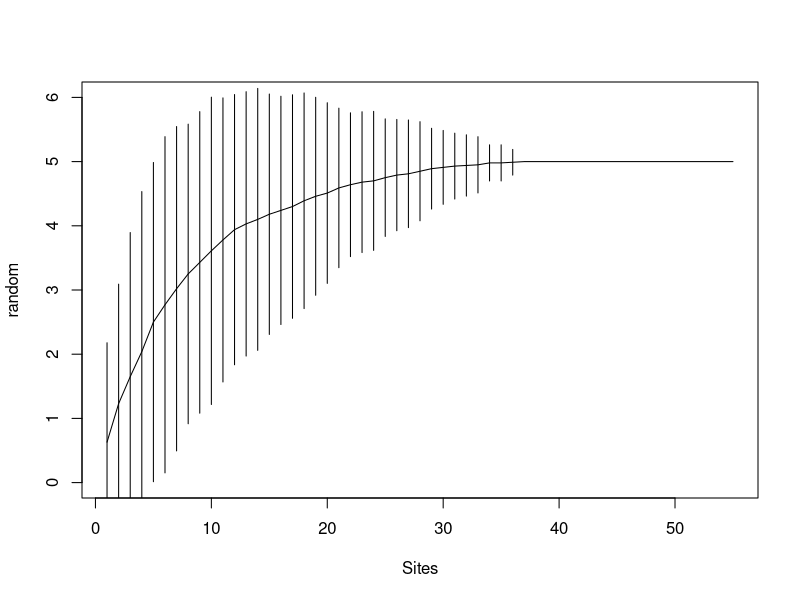
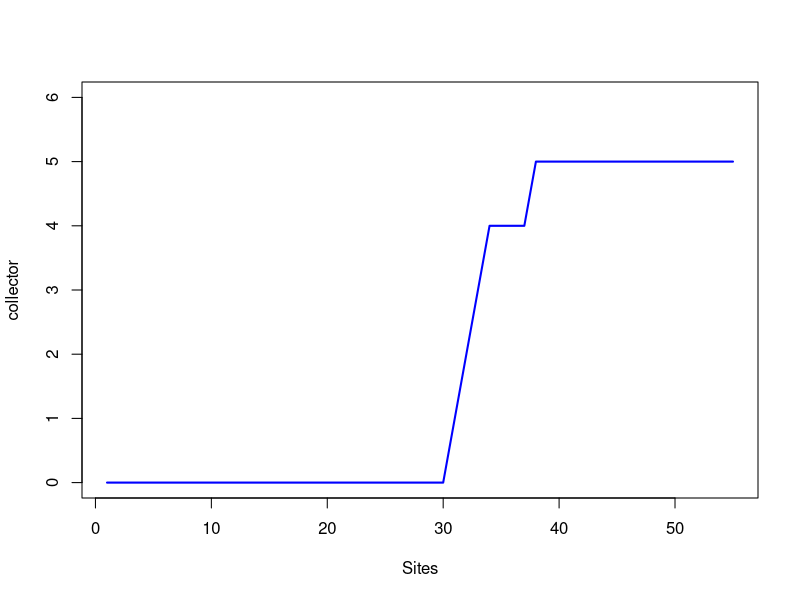
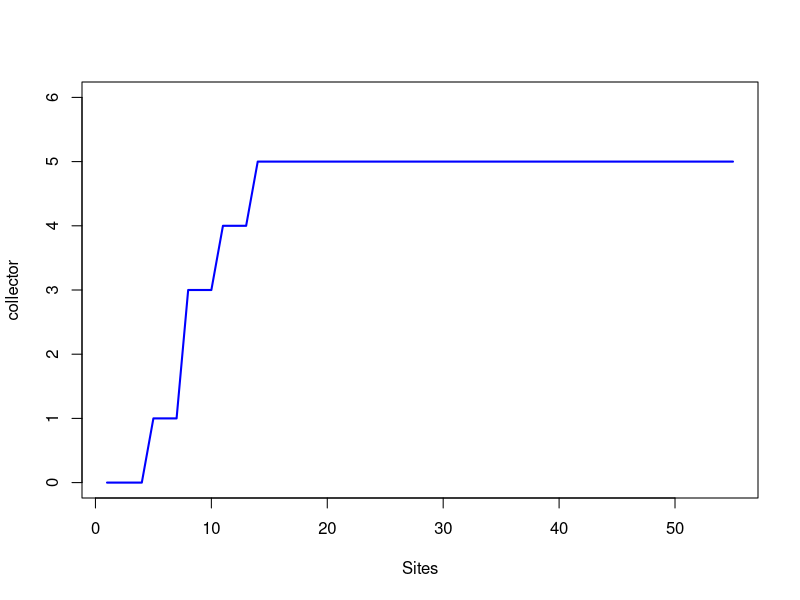

Generate these figures, in order, with R:
## ---- chunk 1
###Rarefaction
suppressPackageStartupMessages(library(dplyr))
library(readr)
suppressPackageStartupMessages(library(vegan))
## ---- chunk 2
# ##### Examples from Jenna Jacob's website:
# # source("http://www.jennajacobs.org/R/rarefaction.txt")
# #Try this example dataset from Work et al (2010):
# # 1) import the emend dataset from my website
# emend<-read.csv("http://www.jennajacobs.org/R/EMEND.csv", row.names=1)
# 
# # 2) load the vegan library
# library(vegan)
# 
# # 3) The the rarefaction function
# source("C:\\Program Files\\R\\functions\\rarefaction.txt")
# #or 
# source("http://www.jennajacobs.org/R/rarefaction.txt")
# 
# # 4) Rarefy your dataset
# emend.rare<-rarefaction(emend, col=F) # I'm a big fan of B&W
# 
# 
# # 5) The rarefaction function creates 3 objects to access them type
# 
# emend.rare$richness # a matrix of the mean richness at each subsample
# emend.rare$SE  # a matrix of the iterative SE of the mean richness at each subsample
# emend.rare$subsample # the subsample sizes used to find the means
# 
# # You can then use these files to create pretty graphs in R or if you must you can export then with
# # 
# # write.csv(emend.rare$richness, file="EMENDrichness.csv")
## ---- chunk 3
ntbl <- read_csv("ntbl.csv")
## ---- chunk 4
ntbl.RDI <- ntbl %>% 
  group_by(species) %>% 
  summarise(mean.CA = mean(CA_mg, na.rm = TRUE),
            mean.EPA = mean(EPA_g, na.rm = TRUE), 
            mean.DHA = mean(DHA_g, na.rm = TRUE), 
            mean.ZN = mean(ZN_mg, na.rm = TRUE), 
            mean.FE = mean(FE_mg, na.rm = TRUE)) %>% 
  mutate(RDI.CA = ifelse(mean.CA > 300, 1, 0)) %>% 
  mutate(RDI.FE = ifelse(mean.FE > 4.5, 1, 0)) %>% 
  mutate(RDI.ZN = ifelse(mean.ZN > 2.75, 1, 0)) %>% 
  mutate(RDI.EPA = ifelse(mean.EPA > 0.25, 1, 0)) %>% 
  mutate(RDI.DHA = ifelse(mean.DHA > 0.25, 1, 0)) %>% 
  mutate(RDI.micro.tot = rowSums(.[7:11])) %>% 
  filter(!is.na(RDI.micro.tot)) %>% 
  arrange(., RDI.micro.tot) %>% 
  select(., 7:11)
## ---- chunk 5
ntbl.RDI.no <- ntbl %>% 
  group_by(species) %>% 
  summarise(mean.CA = mean(CA_mg, na.rm = TRUE),
            mean.EPA = mean(EPA_g, na.rm = TRUE), 
            mean.DHA = mean(DHA_g, na.rm = TRUE), 
            mean.ZN = mean(ZN_mg, na.rm = TRUE), 
            mean.FE = mean(FE_mg, na.rm = TRUE)) %>% 
  mutate(RDI.CA = ifelse(mean.CA > 300, 1, 0)) %>% 
  mutate(RDI.FE = ifelse(mean.FE > 4.5, 1, 0)) %>% 
  mutate(RDI.ZN = ifelse(mean.ZN > 2.75, 1, 0)) %>% 
  mutate(RDI.EPA = ifelse(mean.EPA > 0.25, 1, 0)) %>% 
  mutate(RDI.DHA = ifelse(mean.DHA > 0.25, 1, 0)) %>% 
  mutate(RDI.micro.tot = rowSums(.[7:11])) %>% 
  filter(!is.na(RDI.micro.tot)) %>% 
  # arrange(., RDI.micro.tot) %>% 
  select(., 7:11)
## ---- chunk 6
spa.rand <- specaccum(ntbl.RDI, method = "random")
plot(spa.rand, ylim = c(0,6))
## ---- chunk 7
spa.coll <- specaccum(ntbl.RDI, method = "collector")
plot(spa.coll, ci.type="poly", col="blue", lwd=2, ci.lty=0, ci.col="lightblue", ylim = c(0,6)) #males a prettier plot
## ---- chunk 8
spa.coll <- specaccum(ntbl.RDI.no, method = "collector")
plot(spa.coll, ci.type="poly", col="blue", lwd=2, ci.lty=0, ci.col="lightblue", ylim = c(0,6)) #males a prettier plot
## ---- chunk 9
# ### turn the RDI matrix into integer values in micrograms
# RDI.um <- RDI.mat %>% 
#   mutate_each(funs(um = .*1000)) %>% 
#   mutate_each(funs(um = as.integer(.)))
# 
# RDI.rare <- rarefaction(RDI.um)

RDI.rare <- rarefy(ntbl.RDI, 2, MARGIN = 2)
RDI.rare

